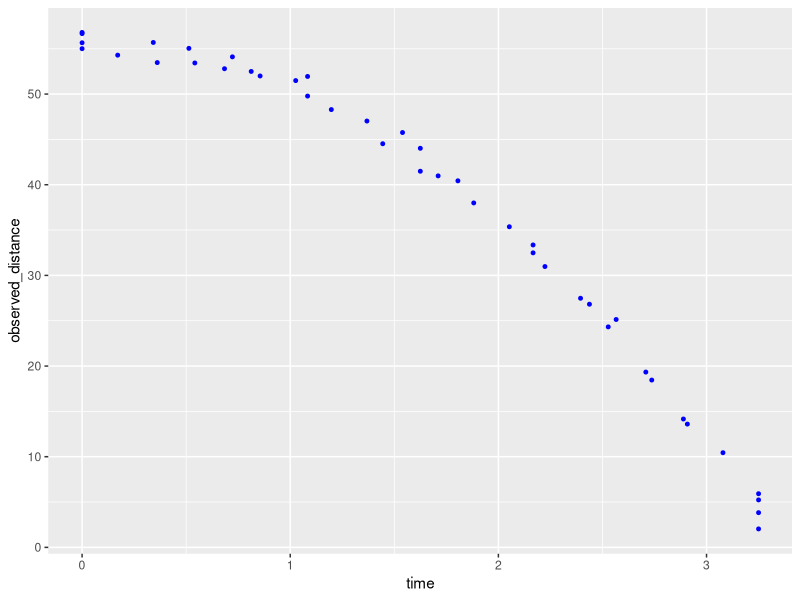
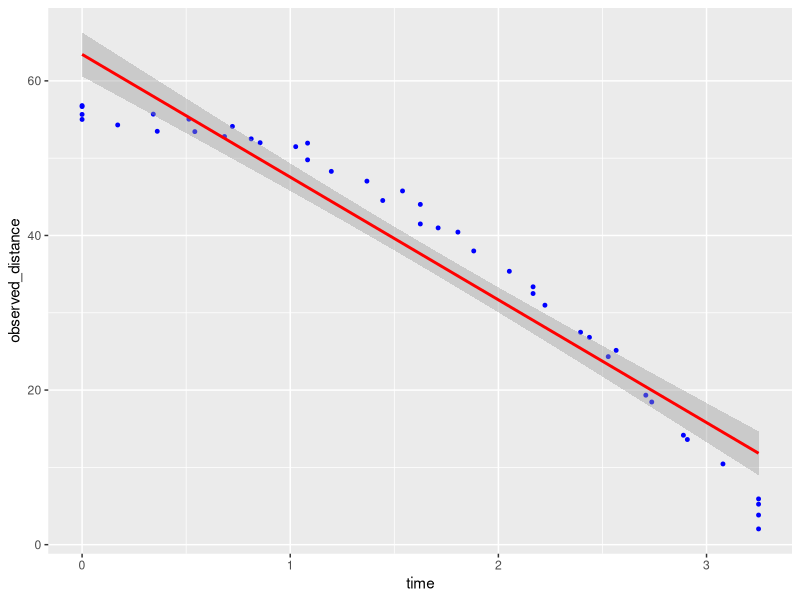
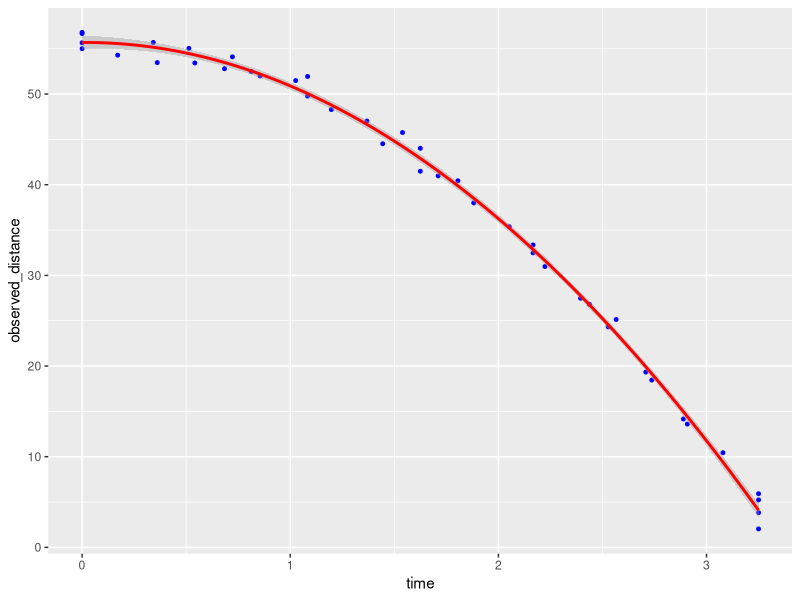
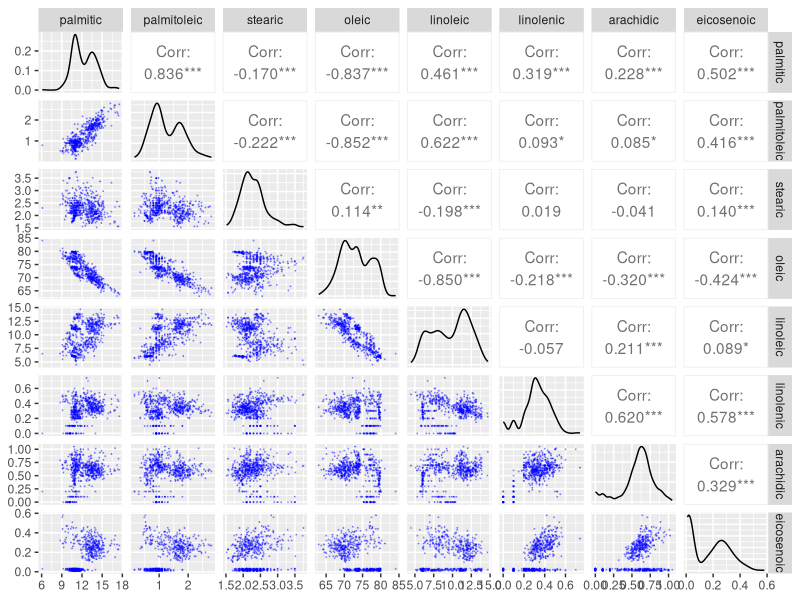

Recreate these plots in R, in order.
## ---- chunk 1
library("dslabs")
## ---- chunk 2
data_train<-rfalling_object(n = 10)[c("time","observed_distance")]
head(data_train)
## ---- chunk 3
data_train<-rbind(data_train,rfalling_object(n = 5)[c("time","observed_distance")])
data_train<-rbind(data_train,rfalling_object(n = 7)[c("time","observed_distance")])
data_train<-rbind(data_train,rfalling_object(n = 20)[c("time","observed_distance")])
## ---- chunk 4
library(ggplot2)
options(repr.plot.height=6,repr.plot.width=8)
ggplot(data_train, aes(x=time,y=observed_distance))+geom_point(size=1,color="blue")
## ---- chunk 5
ggplot(data_train, aes(x=time,y=observed_distance))+geom_point(size=1,color="blue")+geom_smooth(method='lm',color="red")

## ---- chunk 6
model <- lm(formula=observed_distance~time, data=data_train)
summary(model)
## ---- chunk 7
sqrt(mean((data_train$observed_distance-model$fitted.values)^2))
## ---- chunk 8
data_test<-data.frame(time=c(1,3,5))
predict(model,data_test)
## ---- chunk 9
ggplot(data_train, aes(x=time,y=observed_distance))+geom_point(size=1,color="blue")+
  geom_smooth(method='lm', formula='y~x+I(x^2)', color="red")

## ---- chunk 10
model <- lm(formula=observed_distance~I(time^2), data=data_train)
summary(model)
## ---- chunk 11
head(olive)
## ---- chunk 12
library(GGally)
options(repr.plot.height=8,repr.plot.width=8)
ggpairs(olive[,c("palmitic","palmitoleic","stearic","oleic","linoleic","linolenic","arachidic","eicosenoic")],
       lower = list(continuous = wrap("points", alpha = 0.3,size=0.1,color='blue'))
       )
